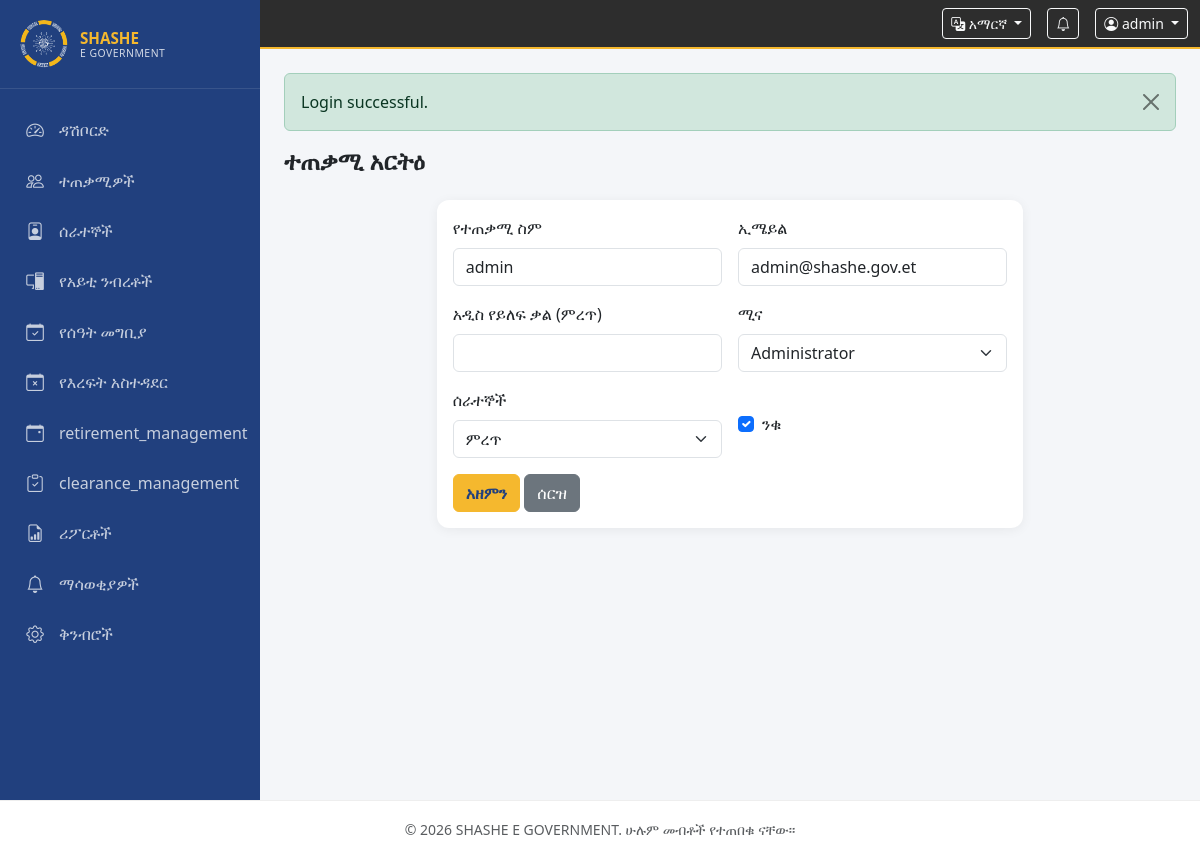
Page /modules/users/edit.php?id=1&lang=am (signed in) on the committed database.
### tables this page shows
CREATE TABLE users (
    id INT UNSIGNED PRIMARY KEY AUTO_INCREMENT,
    username VARCHAR(50) NOT NULL UNIQUE,
    email VARCHAR(100) NOT NULL UNIQUE,
    password VARCHAR(255) NOT NULL,
    role_id TINYINT UNSIGNED NOT NULL,
    employee_id INT UNSIGNED DEFAULT NULL,
    is_active TINYINT(1) DEFAULT 1,
    last_login DATETIME DEFAULT NULL,
    created_at TIMESTAMP DEFAULT CURRENT_TIMESTAMP,
    updated_at TIMESTAMP DEFAULT CURRENT_TIMESTAMP ON UPDATE CURRENT_TIMESTAMP,
    FOREIGN KEY (role_id) REFERENCES roles (id)
);

CREATE TABLE roles (
    id TINYINT UNSIGNED PRIMARY KEY AUTO_INCREMENT,
    name VARCHAR(50) NOT NULL UNIQUE,
    slug VARCHAR(50) NOT NULL UNIQUE,
    description VARCHAR(255) DEFAULT NULL,
    created_at TIMESTAMP DEFAULT CURRENT_TIMESTAMP
);

### config/app.php (called while the page is built, shortened)
<?php
return [
    'name' => 'SHASHE E GOVERNMENT',
    'url' => 'http://localhost/shashemene-egevornment',
    'timezone' => 'Africa/Addis_Ababa',
    'locale' => 'en',
    'supported_locales' => ['en', 'or', 'am'],
    'locale_names' => [
        'en' => 'English',
        'or' => 'Afaan Oromoo',
        'am' => 'አማርኛ',
    ],
    'session_name' => 'SHASHE_EGOV_SESSION',
    'session_lifetime' => 7200,
    'csrf_token_name' => '_csrf_token',
    'max_upload_size' => 10 * 1024 * 1024,
    'allowed_upload_types' => [
        'pdf' => 'application/pdf',
        'doc' => 'application/msword',
        'docx' => 'application/vnd.openxmlformats-officedocument.wordprocessingml.document',
        'jpg' => 'image/jpeg',
        'jpeg' => 'image/jpeg',
        'png' => 'image/png',
    ],
    'roles' => [
        'admin' => 1,
        'hr' => 2,
        'it' => 3,
        'employee' => 4,
    ],
    'brand' => [
        'primary' => '#F5B82E',
        'dark' => '#1a1a1a',
    ],
    'jwt' => [
        'secret' => getenv('JWT_SECRET') ?: base64_encode(random_bytes(32)),
        'algorithm' => 'HS256',
        'expiration' => 7200,
        'issuer' => 'shashe-egovernment',
    ],
    'api' => [
        'cors_origins' => [
            'http://localhost:3000',
            'http://localhost:5173',
            'http://localhost:8080',
        ],
        'cors_methods' => ['GET', 'POST', 'PUT', 'DELETE', 'OPTIONS'],
        'cors_headers' => ['Content-Type', 'Authorization'],
        'cors_credentials' => true,
        'rate_limiting' => [
            'enabled' => true,
            'requests_per_minute' => 100,
            'login_attempts_per_hour' => 5,
        ],
    ],
];

### includes/auth.php (called while the page is built, shortened)
<?php
function currentUser(): ?array
{
    return $_SESSION['user'] ?? null;
}
function hasRole(string ...$roles): bool
{
    $user = currentUser();
    return in_array($user['role_slug'], $roles, true);
}
function getRoles(PDO $pdo): array
{
    return $pdo->query('SELECT id, name, slug FROM roles ORDER BY id')->fetchAll();
}

### includes/lang.php (called while the page is built, shortened)
<?php
$translations = [];
function loadTranslations(string $locale): void
{
    $file = __DIR__ . '/lang/' . $locale . '.php';
    $translations = require $file;
}
function __(string $key, array $replace = []): string
{
    global $translations;
    $text = $translations[$key] ?? $key;
    foreach ($replace as $search => $value) {
        $text = str_replace(':' . $search, (string) $value, $text);
    }
    return $text;
}

### modules/users/edit.php (the view, shortened to what this page needs)
<?php
require_once __DIR__ . '/../../includes/bootstrap.php';
$id = (int) ($_GET['id'] ?? 0);
$stmt = $pdo->prepare('SELECT * FROM users WHERE id = ?');
$stmt->execute([$id]);
$roles = getRoles($pdo);
require __DIR__ . '/../../includes/header.php';
?>
<div class="page-header"><h1><?= __('edit_user') ?></h1></div>
<div class="row justify-content-center"><div class="col-lg-8">
<div class="card"><div class="card-body">
    <form method="post"><?= csrfField() ?>
        <div class="row g-3">
            <div class="col-md-6"><label class="form-label"><?= __('username') ?></label><input type="text" name="username" class="form-control" required value="<?= e($user['username']) ?>"></div>
            <div class="col-md-6"><label class="form-label"><?= __('email') ?></label><input type="email" name="email" class="form-control" required value="<?= e($user['email']) ?>"></div>
            <div class="col-md-6"><label class="form-label"><?= __('new_password') ?> (<?= __('select') ?>)</label><input type="password" name="password" class="form-control" minlength="8"></div>
            <div class="col-md-6"><label class="form-label"><?= __('role') ?></label>
                <select name="role_id" class="form-select" required>
                    <?php foreach ($roles as $r): ?><option value="<?= (int) $r['id'] ?>"<?= (int) $r['id'] === (int) $user['role_id'] ? ' selected' : '' ?>><?= e($r['name']) ?></option><?php endforeach; ?>
                </select>
            </div>
            <div class="col-md-6"><label class="form-label"><?= __('employees') ?></label>
                <select name="employee_id" class="form-select"><option value=""><?= __('select') ?></option>
                </select>
            </div>
            <div class="col-md-6"><div class="form-check mt-4"><input type="checkbox" name="is_active" class="form-check-input" id="active"<?= $user['is_active'] ? ' checked' : '' ?>><label class="form-check-label" for="active"><?= __('is_active') ?></label></div></div>
        </div>
        <div class="mt-3"><button type="submit" class="btn btn-brand"><?= __('update') ?></button>
        <a href="<?= baseUrl('modules/users/index.php') ?>" class="btn btn-secondary"><?= __('cancel') ?></a></div>
    </form>
</div></div></div></div>
<?php require __DIR__ . '/../../includes/footer.php'; ?>

### includes/header.php (shortened to what this page needs)
<?php
$config = require __DIR__ . '/../config/app.php';
$bodyClass = $bodyClass ?? '';
$user = currentUser();
?>
<!DOCTYPE html>
<html lang="<?= e($locale ?? 'en') ?>" dir="ltr">
<head>
    <link href="https://cdn.jsdelivr.net/npm/bootstrap@5.3.3/dist/css/bootstrap.min.css" rel="stylesheet">
    <link href="https://cdn.jsdelivr.net/npm/bootstrap-icons@1.11.3/font/bootstrap-icons.min.css" rel="stylesheet">
    <link href="<?= assetUrl('css/style.css') ?>" rel="stylesheet">
</head>
<body class="<?= e($bodyClass) ?>">
<?php if ($user): ?>
<div class="app-wrapper">
    <?php require __DIR__ . '/sidebar.php'; ?>
    <div class="main-content">
        <nav class="topbar navbar navbar-dark">
            <div class="container-fluid">
                <div class="d-flex align-items-center ms-auto gap-3">
                    <div class="dropdown">
                        <button class="btn btn-sm btn-outline-light dropdown-toggle" data-bs-toggle="dropdown">
                            <i class="bi bi-translate"></i> <?= e($config['locale_names'][$locale] ?? 'EN') ?>
                        </button>
                    </div>
                    <a href="<?= baseUrl('modules/notifications/index.php') ?>" class="btn btn-sm btn-outline-light position-relative">
                        <i class="bi bi-bell"></i>
                    </a>
                    <div class="dropdown">
                        <button class="btn btn-sm btn-outline-light dropdown-toggle" data-bs-toggle="dropdown">
                            <i class="bi bi-person-circle"></i> <?= e($user['username']) ?>
                        </button>
                    </div>
                </div>
            </div>
        </nav>
        <main class="content-area p-3 p-md-4">
            <?= renderFlash() ?>
<?php else: ?>
<main>
<?php endif; ?>

### assets/css/style.css (style rules this page uses)
:root { --brand-primary: #F5B82E; --brand-dark: #21407e; --brand-dark-light: #2d2d2d; --sidebar-width: 260px; }
* { box-sizing: border-box; }
body { font-family: 'Segoe UI', system-ui, -apple-system, sans-serif; background: #f4f6f9; min-height: 100vh; }
.app-wrapper { display: flex; min-height: 100vh; }
.main-content { margin-left: var(--sidebar-width); flex: 1; display: flex; flex-direction: column; min-height: 100vh; }
.topbar { background: var(--brand-dark-light) !important; border-bottom: 2px solid var(--brand-primary); padding: 0.5rem 0; position: sticky; top: 0; z-index: 1030; }
.content-area { flex: 1; }
.page-header { margin-bottom: 1.5rem; }
.page-header h1 { font-size: 1.5rem; font-weight: 600; margin: 0; }
.card { border: none; border-radius: 12px; box-shadow: 0 2px 12px rgba(0,0,0,0.06); }
.btn-brand { background: var(--brand-primary); border-color: var(--brand-primary); color: var(--brand-dark); font-weight: 600; }

### rows in the picture
users: username "admin", email "admin@shashe.gov.et", role_id "Administrator", is_active "☑"

### other values in the picture
$item['label'] "ዳሽቦርድ"
$item['label'] "ተጠቃሚዎች"
$item['label'] "ሰራተኞች"
$item['label'] "የአይቲ ንብረቶች"
$item['label'] "የሰዓት መግቢያ"
$item['label'] "የእረፍት አስተዳደር"
$item['label'] "retirement_management"
$item['label'] "clearance_management"
$item['label'] "ሪፖርቶች"
$item['label'] "ማሳወቂያዎች"
$item['label'] "ቅንብሮች"
$config['locale_names'][$locale] "አማርኛ"
$msg "Login successful."
__('edit_user') "ተጠቃሚ አርትዕ"
__('username') "የተጠቃሚ ስም"
